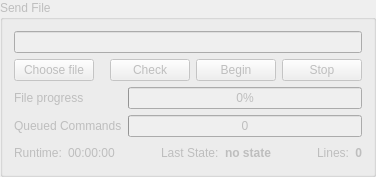
       <widget class="QGroupBox" name="groupBoxSendFile">
        <property name="enabled">
         <bool>false</bool>
        </property>
        <property name="title">
         <string>Send File</string>
        </property>
        <layout class="QVBoxLayout" name="verticalLayout_12">
         <item>
          <layout class="QGridLayout" name="gridLayout_2" rowstretch="0,0,0,0,0" columnstretch="0,0,0,0,0">
           <item row="4" column="4">
            <widget class="QPushButton" name="Stop">
             <property name="toolTip">
              <string>stops sending the contents of the file 'Gcode'</string>
             </property>
             <property name="text">
              <string>Stop</string>
             </property>
            </widget>
           </item>
           <item row="4" column="1">
            <spacer name="horizontalSpacer">
             <property name="orientation">
              <enum>Qt::Horizontal</enum>
             </property>
             <property name="sizeHint" stdset="0">
              <size>
               <width>2</width>
               <height>20</height>
              </size>
             </property>
            </spacer>
           </item>
           <item row="4" column="0">
            <widget class="QPushButton" name="openFile">
             <property name="toolTip">
              <string>load a file for animation or send to Grbl</string>
             </property>
             <property name="text">
              <string>Choose file</string>
             </property>
            </widget>
           </item>
           <item row="4" column="3">
            <widget class="QPushButton" name="Begin">
             <property name="toolTip">
              <string>sending line by line the contents of the file 'Gcode'</string>
             </property>
             <property name="text">
              <string>Begin</string>
             </property>
            </widget>
           </item>
           <item row="0" column="0" colspan="5">
            <widget class="QLineEdit" name="filePath">
             <property name="toolTip">
              <string>shows the full name of the loaded file</string>
             </property>
            </widget>
           </item>
           <item row="4" column="2">
            <widget class="QPushButton" name="Check">
             <property name="toolTip">
              <string>commands are sent to 'Grbl' simply control without executing</string>
             </property>
             <property name="text">
              <string>Check</string>
             </property>
             <property name="checkable">
              <bool>true</bool>
             </property>
            </widget>
           </item>
          </layout>
         </item>
         <item>
          <layout class="QGridLayout" name="gridLayout_5">
           <item row="0" column="1">
            <widget class="QProgressBar" name="progressFileSend">
             <property name="sizePolicy">
              <sizepolicy hsizetype="MinimumExpanding" vsizetype="Fixed">
               <horstretch>0</horstretch>
               <verstretch>0</verstretch>
              </sizepolicy>
             </property>
             <property name="value">
              <number>0</number>
             </property>
            </widget>
           </item>
           <item row="1" column="1">
            <widget class="QProgressBar" name="progressQueuedCommands">
             <property name="sizePolicy">
              <sizepolicy hsizetype="MinimumExpanding" vsizetype="Fixed">
               <horstretch>0</horstretch>
               <verstretch>0</verstretch>
              </sizepolicy>
             </property>
             <property name="maximum">
              <number>10</number>
             </property>
             <property name="value">
              <number>0</number>
             </property>
             <property name="format">
              <string>%v</string>
             </property>
            </widget>
           </item>
           <item row="0" column="0">
            <widget class="QLabel" name="labelFileSendProgress">
             <property name="sizePolicy">
              <sizepolicy hsizetype="Preferred" vsizetype="Preferred">
               <horstretch>0</horstretch>
               <verstretch>0</verstretch>
              </sizepolicy>
             </property>
             <property name="text">
              <string>File progress</string>
             </property>
            </widget>
           </item>
           <item row="1" column="0">
            <widget class="QLabel" name="labelQueuedCommands">
             <property name="sizePolicy">
              <sizepolicy hsizetype="Preferred" vsizetype="Preferred">
               <horstretch>0</horstretch>
               <verstretch>0</verstretch>
              </sizepolicy>
             </property>
             <property name="text">
              <string>Queued Commands</string>
             </property>
            </widget>
           </item>
          </layout>
         </item>
         <item>
          <layout class="QHBoxLayout" name="horizontalLayout_3" stretch="1,4,0,0,0,0,0,0">
           <item>
            <widget class="QLabel" name="labelRuntime">
             <property name="enabled">
              <bool>false</bool>
             </property>
             <property name="sizePolicy">
              <sizepolicy hsizetype="Maximum" vsizetype="Preferred">
               <horstretch>0</horstretch>
               <verstretch>0</verstretch>
              </sizepolicy>
             </property>
             <property name="text">
              <string>Runtime:</string>
             </property>
            </widget>
           </item>
           <item>
            <widget class="QLabel" name="outputRuntime">
             <property name="enabled">
              <bool>false</bool>
             </property>
             <property name="sizePolicy">
              <sizepolicy hsizetype="Maximum" vsizetype="Preferred">
               <horstretch>0</horstretch>
               <verstretch>0</verstretch>
              </sizepolicy>
             </property>
             <property name="toolTip">
              <string>time to send a file to 'Grbl'</string>
             </property>
             <property name="text">
              <string>00:00:00</string>
             </property>
            </widget>
           </item>
           <item>
            <spacer name="horizontalSpacer_5">
             <property name="orientation">
              <enum>Qt::Horizontal</enum>
             </property>
             <property name="sizeHint" stdset="0">
              <size>
               <width>40</width>
               <height>20</height>
              </size>
             </property>
            </spacer>
           </item>
           <item>
            <widget class="QLabel" name="labelLastState">
             <property name="sizePolicy">
              <sizepolicy hsizetype="Maximum" vsizetype="Preferred">
               <horstretch>0</horstretch>
               <verstretch>0</verstretch>
              </sizepolicy>
             </property>
             <property name="text">
              <string>Last State:</string>
             </property>
            </widget>
           </item>
           <item>
            <widget class="QLabel" name="outputLastState">
             <property name="sizePolicy">
              <sizepolicy hsizetype="Maximum" vsizetype="Preferred">
               <horstretch>0</horstretch>
               <verstretch>0</verstretch>
              </sizepolicy>
             </property>
             <property name="font">
              <font>
               <weight>75</weight>
               <bold>true</bold>
              </font>
             </property>
             <property name="toolTip">
              <string>indicates the last release state Grbl</string>
             </property>
             <property name="text">
              <string>no state</string>
             </property>
            </widget>
           </item>
           <item>
            <spacer name="horizontalSpacer_7">
             <property name="orientation">
              <enum>Qt::Horizontal</enum>
             </property>
             <property name="sizeHint" stdset="0">
              <size>
               <width>40</width>
               <height>20</height>
              </size>
             </property>
            </spacer>
           </item>
           <item>
            <widget class="QLabel" name="labelLines">
             <property name="text">
              <string>Lines:</string>
             </property>
             <property name="alignment">
              <set>Qt::AlignRight|Qt::AlignTrailing|Qt::AlignVCenter</set>
             </property>
            </widget>
           </item>
           <item>
            <widget class="QLabel" name="outputLines">
             <property name="font">
              <font>
               <weight>75</weight>
               <bold>true</bold>
              </font>
             </property>
             <property name="text">
              <string>0</string>
             </property>
             <property name="alignment">
              <set>Qt::AlignRight|Qt::AlignTrailing|Qt::AlignVCenter</set>
             </property>
            </widget>
           </item>
          </layout>
         </item>
        </layout>
       </widget>
